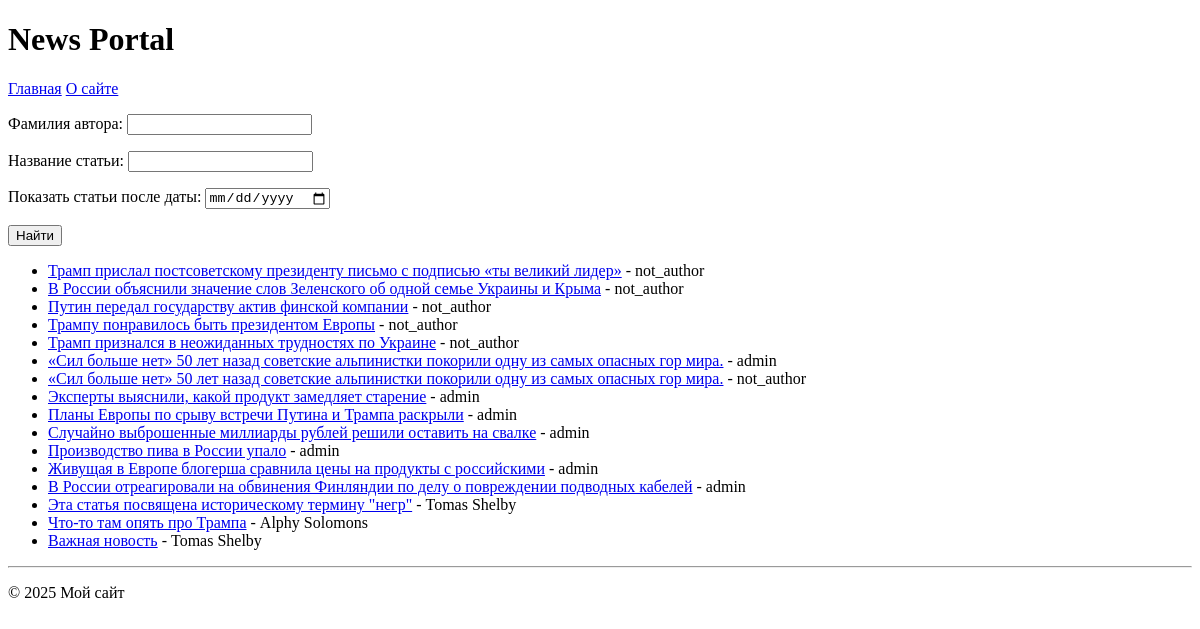
Page /news/search/ on the earlier database version.
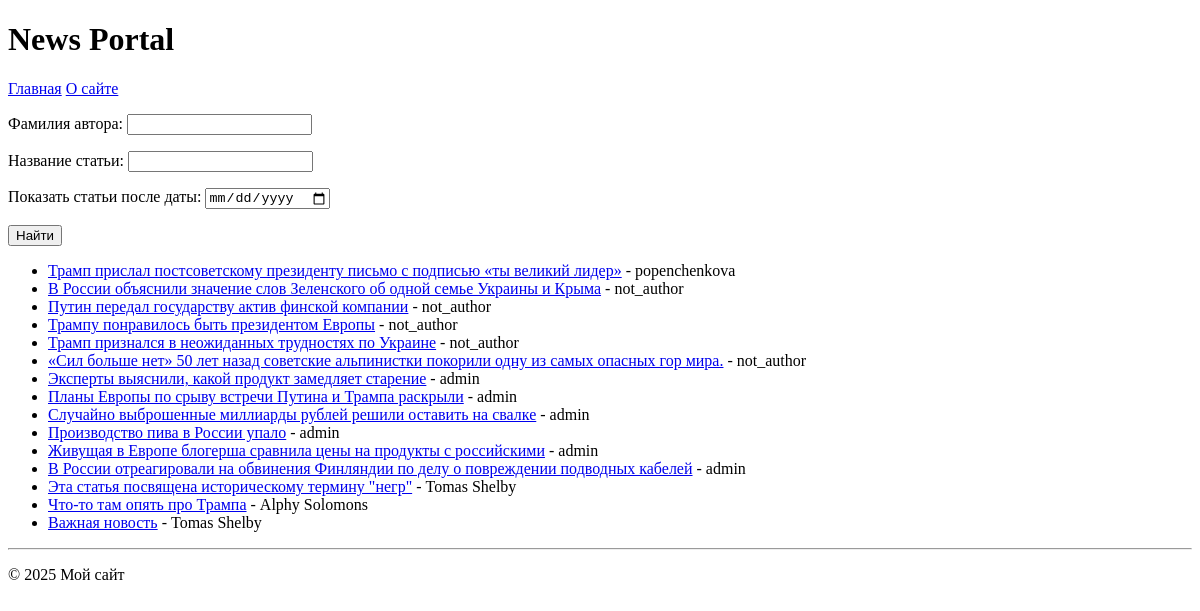
Same page on the later database version.
### News_Portal/models.py (models this page shows, shortened)
class Post(models.Model):
    author = models.ForeignKey(Author, on_delete=models.CASCADE)
    ARTICLE = 'article'
    NEWS = 'news'
    POST_CHOICES = [(ARTICLE, 'статья'), (NEWS, 'новость')]
    post_type = models.CharField(max_length=10, choices=POST_CHOICES, default=NEWS)
    categories = models.ManyToManyField(Category, through = 'PostCategory')
    post_origin = models.DateTimeField(auto_now_add=True)
    post_head = models.CharField(max_length=255, default=0)
    post_text = models.TextField(max_length=100000, default=0)
    post_rate = models.DecimalField(max_digits=2, decimal_places=1, default=0)

class Author(models.Model):
    user = models.OneToOneField(User, on_delete=models.CASCADE)
    author_rate = models.DecimalField(max_digits=4, decimal_places=1, default=Decimal('0.0'))
    def __str__(self):
        return self.user.username

### News_Portal/views.py (the view)
# urls.py: path('news/search/', NewsSearch.as_view(), name='news_search'),
class NewsSearch(ListView):
    model = Post
    template_name = 'news/news_search.html'
    context_object_name = 'news'
    def get_queryset(self):
        queryset = super().get_queryset()
        queryset = queryset.filter(post_type=Post.NEWS).order_by('-post_origin')
        self.filterset = NewsFilter(self.request.GET, queryset)
        return self.filterset.qs
    def get_context_data(self, **kwargs):
        context = super().get_context_data(**kwargs)
        context['filterset'] = self.filterset
        return context

### templates/news/news_search.html (shortened to what this page needs)
{% extends 'flatpages/default.html' %}
{% load censor %}
{% load custom_tags %}
{% block content %}
    <form action="" method="get">
        {{ filterset.form.as_p }}
        <input type="submit" value="Найти" />
    </form>
    <ul>
    {% for article in news %}
        <li><a href="{% url 'news_detail' article.id %} ">{{ article.post_head }}</a> - {{ article.author }}</li>
    {% empty %}
        <li>Нет результатов</li>
    {% endfor %}
</ul>
    <hr>
{% endblock content %}

Differences in the rows shown:
removed Post: post_head "«Сил больше нет» 50 лет назад советские альпинистки покорили одну из самых опасных гор мира.", author "admin"
changed Post "Трамп прислал постсоветскому президенту письмо с подписью «ты великий лидер»": author "not_author" → "popenchenkova"
